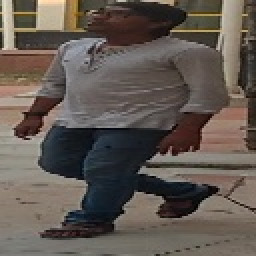
#> input picture test/10.jpg, 128 x 128 px, given as the content of the folder test/0, which was not available (shown 2 times larger)
$ python svm_hog.py test
#> lines starting #> are read from the running program, lines starting #| are printed output that depends on the picture
import cv2
import numpy as np
import sys
import os
from sklearn import svm,metrics
from sklearn.model_selection import train_test_split

# [45 lines left out: function foreground, not called in this run]

def get_Hog_Descriptor(img):
	img_64_128 = cv2.resize(img,(64,128))
	hog = cv2.HOGDescriptor()
	return hog.compute(img_64_128)

def get_sift_descriptor(img):
	pass

mydir = sys.argv[1]

X = []
Y = []

directions = [0,45,90,135,180,225,270,315]
for x in directions:
	direction_directory = os.path.join(mydir,str(x))

	for filename in os.listdir(direction_directory):
		filepath = os.path.join(direction_directory, filename)
		img = cv2.imread(filepath)
#> img is the input picture: shape (128, 128, 3); mean B, G, R 81.9, 88.9, 97.7
		temp = []
		for i in get_Hog_Descriptor(img):
#> in get_Hog_Descriptor, `img_64_128 = cv2.resize(img,(64,128))`:
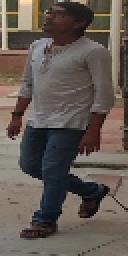
#> img_64_128: shape (128, 64, 3) (shown 2 times larger); mean B, G, R 82.2, 89.1, 98
#> (the run stopped early here; a loop or call above may not have finished)

$ run again, on test/11.jpg
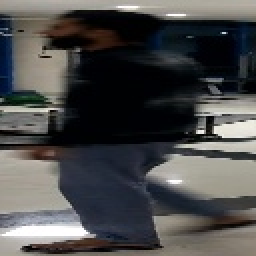
#> input picture test/11.jpg, 128 x 128 px, given as the content of the folder test/0, which was not available (shown 2 times larger)
#> img is the input picture: shape (128, 128, 3); mean B, G, R 74.8, 75, 75
#> in get_Hog_Descriptor, `img_64_128 = cv2.resize(img,(64,128))`:
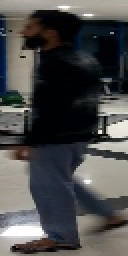
#> img_64_128: shape (128, 64, 3) (shown 2 times larger); mean B, G, R 75.1, 75.2, 75.2

$ run again, on test/12.jpg
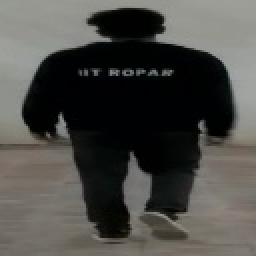
#> input picture test/12.jpg, 128 x 128 px, given as the content of the folder test/0, which was not available (shown 2 times larger)
#> img is the input picture: shape (128, 128, 3); mean B, G, R 71.1, 75.1, 75.7
#> in get_Hog_Descriptor, `img_64_128 = cv2.resize(img,(64,128))`:
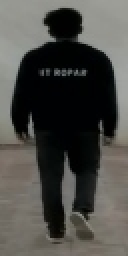
#> img_64_128: shape (128, 64, 3) (shown 2 times larger); mean B, G, R 71.3, 75.3, 75.9
